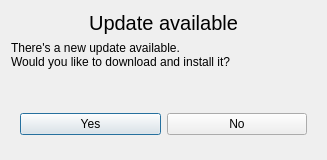
<?xml version="1.0" encoding="UTF-8"?>
<ui version="4.0">
 <class>UpdaterDialog</class>
 <widget class="QDialog" name="UpdaterDialog">
  <property name="geometry">
   <rect>
    <x>0</x>
    <y>0</y>
    <width>327</width>
    <height>160</height>
   </rect>
  </property>
  <property name="minimumSize">
   <size>
    <width>327</width>
    <height>160</height>
   </size>
  </property>
  <property name="maximumSize">
   <size>
    <width>327</width>
    <height>160</height>
   </size>
  </property>
  <property name="windowTitle">
   <string>Dialog</string>
  </property>
  <layout class="QGridLayout" name="gridLayout">
   <item row="3" column="1">
    <widget class="QFrame" name="frame_2">
     <property name="minimumSize">
      <size>
       <width>0</width>
       <height>50</height>
      </size>
     </property>
     <property name="frameShape">
      <enum>QFrame::NoFrame</enum>
     </property>
     <property name="frameShadow">
      <enum>QFrame::Plain</enum>
     </property>
     <property name="lineWidth">
      <number>0</number>
     </property>
     <layout class="QGridLayout" name="gridLayout_2">
      <item row="0" column="0">
       <widget class="QPushButton" name="yesButton">
        <property name="text">
         <string>Yes</string>
        </property>
       </widget>
      </item>
      <item row="0" column="1">
       <widget class="QPushButton" name="noButton">
        <property name="text">
         <string>No</string>
        </property>
       </widget>
      </item>
     </layout>
    </widget>
   </item>
   <item row="0" column="1">
    <widget class="QLabel" name="title">
     <property name="font">
      <font>
       <pointsize>15</pointsize>
      </font>
     </property>
     <property name="text">
      <string>Update available</string>
     </property>
     <property name="alignment">
      <set>Qt::AlignHCenter|Qt::AlignTop</set>
     </property>
    </widget>
   </item>
   <item row="1" column="1">
    <widget class="QLabel" name="notice">
     <property name="text">
      <string>There's a new update available.
Would you like to download and install it?</string>
     </property>
     <property name="alignment">
      <set>Qt::AlignLeading|Qt::AlignLeft|Qt::AlignTop</set>
     </property>
    </widget>
   </item>
   <item row="2" column="1">
    <widget class="QFrame" name="frame">
     <property name="sizePolicy">
      <sizepolicy hsizetype="Preferred" vsizetype="Expanding">
       <horstretch>0</horstretch>
       <verstretch>0</verstretch>
      </sizepolicy>
     </property>
     <property name="minimumSize">
      <size>
       <width>0</width>
       <height>0</height>
      </size>
     </property>
     <property name="frameShape">
      <enum>QFrame::NoFrame</enum>
     </property>
     <property name="frameShadow">
      <enum>QFrame::Plain</enum>
     </property>
     <property name="lineWidth">
      <number>0</number>
     </property>
    </widget>
   </item>
  </layout>
 </widget>
 <resources/>
 <connections/>
</ui>
